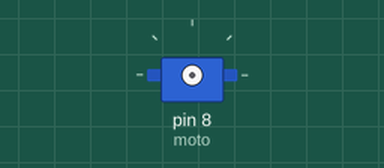
Simulated run of this sketch. Board: Arduino Uno, built with avr-gcc and run on an emulated ATmega328P. Shown: servo.

Above: at 0.1 s.
At 5.1 s:
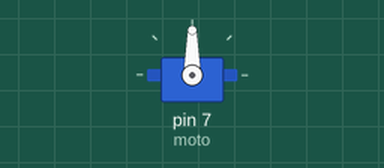
At 12.1 s:
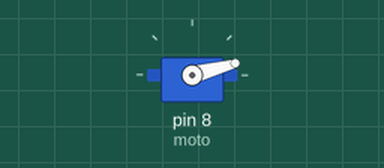
Timing chart, 0 to 16.5 s (numbered marks = the images above):
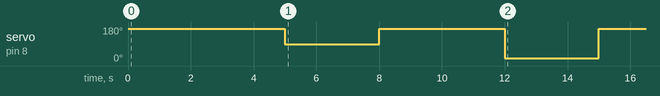

The sketch:

2_servo_motors.ino
```cpp
#include <Servo.h>
Servo moto;
void setup()
{
   delay(2000);
  moto.attach(7);
  moto.write(170);
  delay(3000);
  moto.write(90);
  delay(3000);
  moto.write(170);
  delay(2000);
  moto.detach();

  delay(2000);
  moto.attach(8);
  moto.write(15);
  delay(3000);
  moto.write(170);
  delay(2000);
  moto.detach();

}

void loop(){}
```
